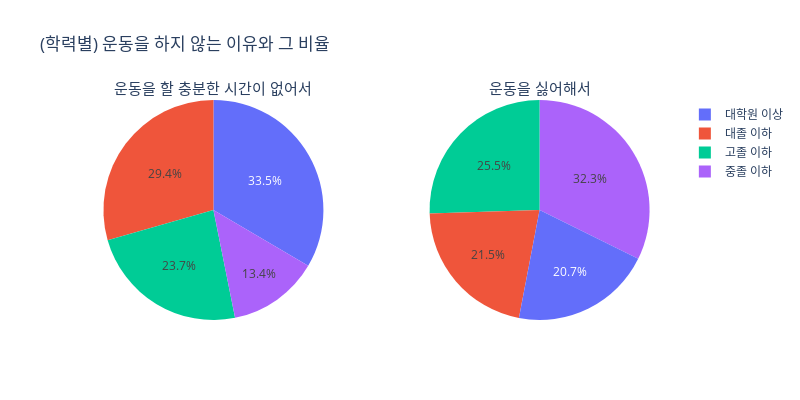

The code cell stored with this chart in its notebook:
### Markdown cell above
![image.png](attachment:image.png)

### Code cell
# 3. (학력별) 운동을 하지 않는 이유와 비율 - 시각화

# 2x1 서브플롯 생성, 원 그래프를 위한 서브플롯 유형 지정
fig = make_subplots(
    rows=1, cols=2,
    subplot_titles=("운동을 할 충분한 시간이 없어서", "운동을 싫어해서"),
    specs=[[{"type": "pie"}, {"type": "pie"}]]
)

# 첫 번째 서브플롯: 운동을 할 충분한 시간이 없어서
fig.add_trace(go.Pie(labels=data3['분류'], values=data3['운동을 할 충분한 시간이 없어서']), row=1, col=1)

# 두 번째 서브플롯: 운동을 싫어해서
fig.add_trace(go.Pie(labels=data3['분류'], values=data3['운동을 싫어해서']), row=1, col=2)

# 이미지 크기 설정
fig.update_layout(width=800, height=400)
fig.update_annotations(font=dict(size=15)) # 폰트 사이즈 설정
fig.update_layout(title_text="(학력별) 운동을 하지 않는 이유와 그 비율") # 타이틀 설정

fig.show()

### Figure 1 — Plotly figure (JSON) as saved in the notebook; plotly's stock layout.template omitted (floating-point values rounded to 4 significant figures)
{"data": [{"domain": {"x": [0, 0.45], "y": [0, 1]}, "labels": ["중졸 이하", "고졸 이하", "대졸 이하", "대학원 이상"], "type": "pie", "values": [26.1, 46.3, 57.4, 65.3]}, {"domain": {"x": [0.55, 1], "y": [0, 1]}, "labels": ["중졸 이하", "고졸 이하", "대졸 이하", "대학원 이상"], "type": "pie", "values": [46.2, 36.5, 30.7, 29.6]}], "layout": {"annotations": [{"font": {"size": 15}, "showarrow": false, "text": "운동을 할 충분한 시간이 없어서", "x": 0.225, "xanchor": "center", "xref": "paper", "y": 1, "yanchor": "bottom", "yref": "paper"}, {"font": {"size": 15}, "showarrow": false, "text": "운동을 싫어해서", "x": 0.775, "xanchor": "center", "xref": "paper", "y": 1, "yanchor": "bottom", "yref": "paper"}], "height": 400, "title": {"text": "(학력별) 운동을 하지 않는 이유와 그 비율"}, "width": 800}}
